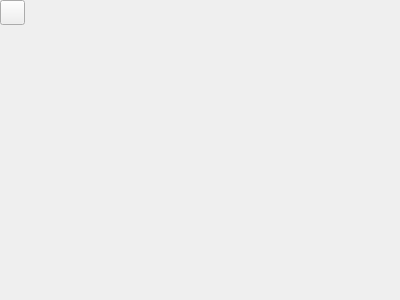
<?xml version="1.0" encoding="UTF-8"?>
<ui version="4.0">
 <class>SingleCell</class>
 <widget class="QWidget" name="SingleCell">
  <property name="geometry">
   <rect>
    <x>0</x>
    <y>0</y>
    <width>400</width>
    <height>300</height>
   </rect>
  </property>
  <property name="windowTitle">
   <string>Form</string>
  </property>
  <property name="HasBomb" stdset="0">
   <bool>false</bool>
  </property>
  <widget class="QPushButton" name="CellInterface">
   <property name="geometry">
    <rect>
     <x>0</x>
     <y>0</y>
     <width>25</width>
     <height>25</height>
    </rect>
   </property>
   <property name="sizePolicy">
    <sizepolicy hsizetype="Fixed" vsizetype="Fixed">
     <horstretch>0</horstretch>
     <verstretch>0</verstretch>
    </sizepolicy>
   </property>
   <property name="font">
    <font>
     <kerning>true</kerning>
    </font>
   </property>
   <property name="cursor">
    <cursorShape>WaitCursor</cursorShape>
   </property>
   <property name="text">
    <string/>
   </property>
  </widget>
  <widget class="QLabel" name="BombPicture">
   <property name="enabled">
    <bool>true</bool>
   </property>
   <property name="geometry">
    <rect>
     <x>2</x>
     <y>2</y>
     <width>21</width>
     <height>21</height>
    </rect>
   </property>
   <property name="autoFillBackground">
    <bool>true</bool>
   </property>
   <property name="text">
    <string/>
   </property>
   <property name="pixmap">
    <pixmap>Pictures/bomb_pic.png</pixmap>
   </property>
   <property name="scaledContents">
    <bool>true</bool>
   </property>
  </widget>
  <widget class="QLabel" name="FlagPicture">
   <property name="enabled">
    <bool>true</bool>
   </property>
   <property name="geometry">
    <rect>
     <x>2</x>
     <y>2</y>
     <width>21</width>
     <height>21</height>
    </rect>
   </property>
   <property name="autoFillBackground">
    <bool>true</bool>
   </property>
   <property name="text">
    <string/>
   </property>
   <property name="pixmap">
    <pixmap>Pictures/red-flag-icon-18.jpg</pixmap>
   </property>
   <property name="scaledContents">
    <bool>true</bool>
   </property>
  </widget>
  <zorder>FlagPicture</zorder>
  <zorder>BombPicture</zorder>
  <zorder>CellInterface</zorder>
 </widget>
 <resources/>
 <connections/>
</ui>
